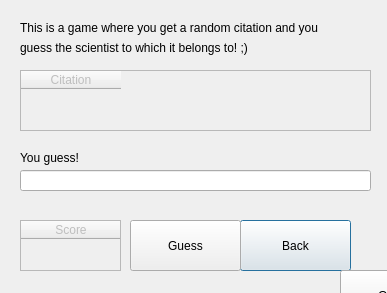
<?xml version="1.0" encoding="UTF-8"?>
<ui version="4.0">
 <class>gamegui</class>
 <widget class="QDialog" name="gamegui">
  <property name="geometry">
   <rect>
    <x>0</x>
    <y>0</y>
    <width>387</width>
    <height>293</height>
   </rect>
  </property>
  <property name="windowTitle">
   <string>Dialog</string>
  </property>
  <widget class="QTableWidget" name="tableWidget_2">
   <property name="enabled">
    <bool>false</bool>
   </property>
   <property name="geometry">
    <rect>
     <x>20</x>
     <y>220</y>
     <width>101</width>
     <height>51</height>
    </rect>
   </property>
   <column>
    <property name="text">
     <string>Score</string>
    </property>
   </column>
  </widget>
  <widget class="QLabel" name="label_3">
   <property name="geometry">
    <rect>
     <x>20</x>
     <y>150</y>
     <width>351</width>
     <height>16</height>
    </rect>
   </property>
   <property name="text">
    <string>You guess!</string>
   </property>
  </widget>
  <widget class="QTableWidget" name="tableWidget">
   <property name="enabled">
    <bool>false</bool>
   </property>
   <property name="geometry">
    <rect>
     <x>20</x>
     <y>70</y>
     <width>351</width>
     <height>61</height>
    </rect>
   </property>
   <column>
    <property name="text">
     <string>Citation</string>
    </property>
   </column>
  </widget>
  <widget class="QLineEdit" name="lineEdit">
   <property name="geometry">
    <rect>
     <x>20</x>
     <y>170</y>
     <width>351</width>
     <height>21</height>
    </rect>
   </property>
  </widget>
  <widget class="QLabel" name="label">
   <property name="geometry">
    <rect>
     <x>20</x>
     <y>20</y>
     <width>351</width>
     <height>16</height>
    </rect>
   </property>
   <property name="text">
    <string>This is a game where you get a random citation and you </string>
   </property>
  </widget>
  <widget class="QLabel" name="label_2">
   <property name="geometry">
    <rect>
     <x>20</x>
     <y>40</y>
     <width>351</width>
     <height>16</height>
    </rect>
   </property>
   <property name="text">
    <string>guess the scientist to which it belongs to! ;)</string>
   </property>
  </widget>
  <widget class="QPushButton" name="pushButton">
   <property name="geometry">
    <rect>
     <x>240</x>
     <y>220</y>
     <width>111</width>
     <height>51</height>
    </rect>
   </property>
   <property name="text">
    <string>Back</string>
   </property>
  </widget>
  <widget class="QPushButton" name="pushButton_2">
   <property name="geometry">
    <rect>
     <x>130</x>
     <y>220</y>
     <width>111</width>
     <height>51</height>
    </rect>
   </property>
   <property name="text">
    <string>Guess</string>
   </property>
  </widget>
  <widget class="QPushButton" name="pushButton_3">
   <property name="geometry">
    <rect>
     <x>340</x>
     <y>270</y>
     <width>111</width>
     <height>51</height>
    </rect>
   </property>
   <property name="text">
    <string>Guess</string>
   </property>
  </widget>
 </widget>
 <resources/>
 <connections/>
</ui>
